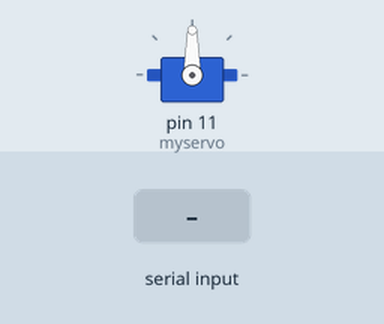
Recording of a sketch running on a simulated Arduino Uno, built with avr-gcc and run on an emulated ATmega328P. On the bench: servo. Inputs (shaded band) come from the test bench.

Above: at 1.2 s.
1.3 s: "right" received over Serial
At 1.47 s:
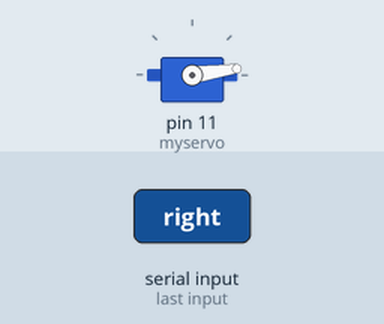
4.3 s: "center" received over Serial
At 4.7 s:
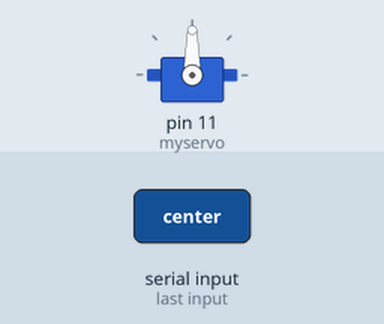
Timing chart, 0 to 7.3 s (numbered marks = the images above; inputs shaded):
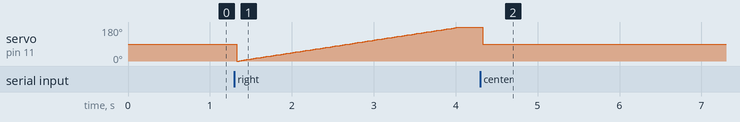

The sketch:

OUT_Srv_1S.ino
```cpp
#include <Servo.h>
Servo myservo;          //servo object for control
int pos = 0;            //variable to store the servo position
int pos_current = 0;
void setup()
{
  myservo.attach(11);   //connect the servo motor to pin 11 (~) in Arduino
  Serial.begin(9600);       //start serial with baud rate = 9600
  Serial.flush();           //to wait to complete the outgoing serial data
}
void loop()
{
  String input = "";                //variable to save the input message
  while (Serial.available() > 0)    //that means there's data arrived from the serial
  {
    input += (char) Serial.read();  //to read one char at a time and save it into (input) variable
    delay(5);                       //delay 5ms before next char
  }
  if (input == "right")
  {
    //start rotation from 0 degrees to 180 degrees, 1 degree per step
    for (pos = pos_current; pos <= 180; pos += 1)
    {
      myservo.write(pos); // tell servo to go to position in variable 'pos'
      delay(15);          // waits 15ms for the servo to reach the position
    }
    pos_current = pos;
  }
  else if (input == "left")
  {
    for (pos = pos_current; pos >= 0; pos -= 1) //for going back (revers rotation)
    {
      myservo.write(pos);
      delay(15);
    }
    pos_current = pos;
  }
  else if (input == "center")
  {
    myservo.write(90);
    delay(15);
    pos_current = 90;
  }
}
```

Measured:
- after the input at 4.3 s, servo on pin 11 (myservo): 180° → 90° at once
